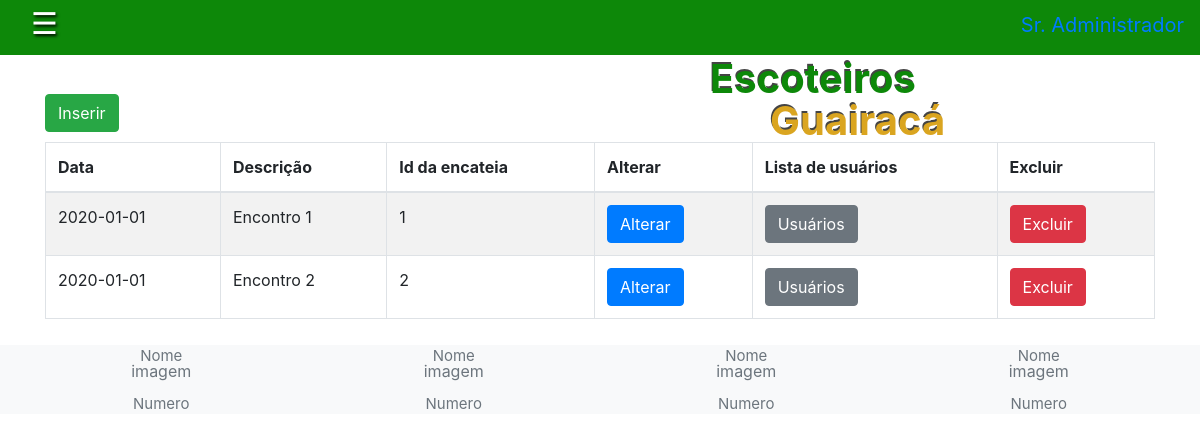
/app/controller/EncontroController.php?action=list (signed in), run on the app's committed database.
### tables this page shows
CREATE TABLE tb_encontros(
  id_encontro int AUTO_INCREMENT,
  id_alcateia int NOT NULL,
  data DATE NOT NULL,
  descricao TEXT(255) NOT NULL,
  PRIMARY KEY (id_encontro),
  FOREIGN KEY (id_alcateia) REFERENCES tb_alcateias (id_alcateia)
);

### app/controller/EncontroController.php (called while the page is built, shortened)
<?php
require_once(__DIR__ . "/../dao/EncontroDAO.php");
require_once(__DIR__ . "/../model/Encontro.php");
class EncontroController extends Controller {
    private EncontroDAO $encontroDao;
    public function __construct()
    {
        $this->encontroDao = new EncontroDAO();
        $this->handleAction();
    }
    public function list(string $msgErro = "", string $msgSucesso = ""){
        $encontros = $this->encontroDao->list();
        $dados["lista"] = $encontros;
        $this->loadView("encontro/listEncontro.php", $dados, $msgErro, $msgSucesso);
    }
}
$enctCont = new EncontroController();

### app/model/Encontro.php (called while the page is built, shortened)
<?php
class Encontro{
    private $id_encontro;
    private $data;
    private $descricao;
    private $id_alcateia;
    public function getId_encontro()
    {
        return $this->id_encontro;
    }
    public function setId_encontro($id_encontro)
    {
        $this->id_encontro = $id_encontro;
        return $this;
    }
    public function getData()
    {
        return $this->data;
    }
    public function setData($data)
    {
        $this->data = $data;
        return $this;
    }
    public function getDescricao()
    {
        return $this->descricao;
    }
    public function setDescricao($descricao)
    {
        $this->descricao = $descricao;
        return $this;
    }
    public function getId_alcateia()
    {
        return $this->id_alcateia;
    }
    public function setId_alcateia($id_alcateia)
    {
        $this->id_alcateia = $id_alcateia;
        return $this;
    }
}

### app/dao/EncontroDao.php (called while the page is built, shortened)
<?php
include_once(__DIR__ . "/../model/Encontro.php");
class EncontroDao {
     public function list(){
        $conn = Connection::getConn();
        $sql = "SELECT * FROM tb_encontros e ORDER BY e.data";
        $stm = $conn->prepare($sql);
        $stm->execute();
        $result = $stm->fetchAll();
        return $this->mapEncontro($result);
    }
    public function mapEncontro($result){
        $encontros = array();
        foreach ($result as $reg) {
            $encontro = new Encontro();
            $encontro->setId_encontro($reg['id_encontro']);
            $encontro->setData($reg['data']);
            $encontro->setDescricao($reg['descricao']);
            $encontro->setId_alcateia($reg['id_alcateia']);
            array_push($encontros, $encontro);
        }
        return $encontros;
    }
}

### app/view/encontro/listEncontro.php (the view, shortened to what this page needs)
<?php
    require_once(__DIR__ . "/../include/header.php");
    require_once(__DIR__ . "/../include/menu.php");
?>
<div class="container">
    <div class="row">
        <div class="col-3">
            <a class="btn btn-success" href="<?= BASEURL ?>/controller/EncontroController.php?action=create">Inserir</a>
        </div>
        <div class="col-9">
        </div>
    </div>
    <div class="row" style="margin-top: 10px;">
            <div class="col-12">
                <table id="tabencontros" class="table table-striped table-bordered">
                    <thead>
                        <tr>
                            <th>Data</th>
                            <th>Descrição</th>
                            <th>Id da encateia</th>
                            <th>Alterar</th>
                            <th>Lista de usuários</th>
                            <th>Excluir</th>
                        </tr>
                    </thead>
                    <tbody>
                        <?php foreach($dados["lista"] as $enc): ?>
                            <tr>
                                <td><?php echo $enc->getData(); ?></td>
                                <td><?= $enc->getDescricao(); ?></td>
                                <td><?= $enc->getId_alcateia(); ?></td>
                                <td><a class="btn btn-primary"
                                    href="<?= BASEURL ?>/controller/EncontroController.php?action=edit&id=<?= $enc->getId_encontro() ?>">
                                    Alterar</a>
                                </td>
                                 <td><a class="btn btn-secondary"
                                    href="<?= BASEURL ?>/controller/FrequenciaController.php?action=list&idEncontro=<?= $enc->getId_encontro()?>&idAlcateia=<?= $enc->getId_alcateia() ?>">
                                    Usuários</a>
                                </td>
                                <td><a class="btn btn-danger" onclick="return confirm('Deseja excluir ?')" href="<?= BASEURL ?>/controller/encontroController.php?action=delete&id=<?= $enc->getId_encontro() ?>">
                                    Excluir</a>
                                </td>
                            </tr>
                        <?php endforeach; ?>
                    </tbody>
                </table>
            </div>
        </div>
</div>
<?php
    require_once(__DIR__ . "/../include/footer.php");
?>

### app/view/home/styles/main.css (style rules this page uses)
body { overflow-x: hidden; transition: background-color 0.3s ease; }

### data on the page
tb_encontros: data "2020-01-01", descricao "Encontro 1", id_alcateia "1"
tb_encontros: data "2020-01-01", descricao "Encontro 2", id_alcateia "2"
